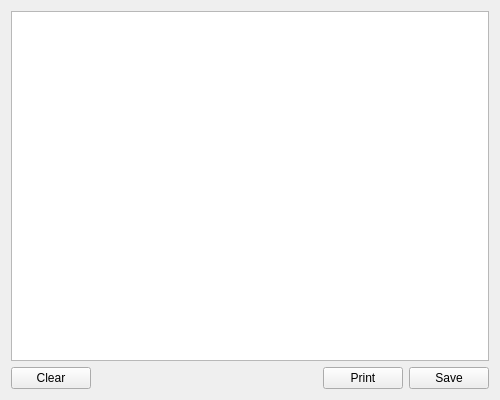
<?xml version="1.0" encoding="UTF-8"?>
<ui version="4.0">
 <class>LogPage</class>
 <widget class="QWidget" name="LogPage">
  <property name="geometry">
   <rect>
    <x>0</x>
    <y>0</y>
    <width>500</width>
    <height>400</height>
   </rect>
  </property>
  <property name="windowTitle">
   <string>Logs</string>
  </property>
  <property name="windowIcon">
   <iconset resource="../ddsmon.qrc">
    <normaloff>:/images/terminal.png</normaloff>:/images/terminal.png</iconset>
  </property>
  <layout class="QVBoxLayout" name="verticalLayout">
   <item>
    <widget class="QTextEdit" name="logEdit">
     <property name="font">
      <font>
       <family>Monospace</family>
      </font>
     </property>
     <property name="documentTitle">
      <string notr="true"/>
     </property>
     <property name="textInteractionFlags">
      <set>Qt::TextSelectableByKeyboard|Qt::TextSelectableByMouse</set>
     </property>
    </widget>
   </item>
   <item>
    <layout class="QHBoxLayout" name="horizontalLayout">
     <item>
      <widget class="QPushButton" name="clearButton">
       <property name="text">
        <string>Clear</string>
       </property>
       <property name="icon">
        <iconset resource="../ddsmon.qrc">
         <normaloff>:/images/edit-clear.png</normaloff>:/images/edit-clear.png</iconset>
       </property>
      </widget>
     </item>
     <item>
      <spacer name="horizontalSpacer">
       <property name="orientation">
        <enum>Qt::Horizontal</enum>
       </property>
       <property name="sizeHint" stdset="0">
        <size>
         <width>158</width>
         <height>20</height>
        </size>
       </property>
      </spacer>
     </item>
     <item>
      <widget class="QPushButton" name="printButton">
       <property name="text">
        <string>Print</string>
       </property>
       <property name="icon">
        <iconset resource="../ddsmon.qrc">
         <normaloff>:/images/print.png</normaloff>:/images/print.png</iconset>
       </property>
      </widget>
     </item>
     <item>
      <widget class="QPushButton" name="saveButton">
       <property name="text">
        <string>Save</string>
       </property>
       <property name="icon">
        <iconset resource="../ddsmon.qrc">
         <normaloff>:/images/filesave.png</normaloff>:/images/filesave.png</iconset>
       </property>
      </widget>
     </item>
    </layout>
   </item>
  </layout>
 </widget>
 <resources>
  <include location="../ddsmon.qrc"/>
 </resources>
 <connections/>
</ui>
